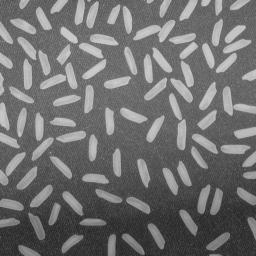
#> input picture Day3/ex3-2_segmentation/rice.png, 256 x 256 px, found by its file name
$ python 2.MophologicalOpening.py
#> lines starting #> are read from the running program, lines starting #| are printed output that depends on the picture; after the words box and inside, x2 and y2 are one past the last pixel; in counts of white or black regions, pixels touching at a corner belong together

"""
Morphological opening
- structural element(SE): kernel or mask
- erosion: erode foreground pixels -> remove noise (e.g., small blobs)
- dilation: dilate foreground pixels
- opening: erosion -> dilation
"""

import matplotlib.pyplot as plt
from skimage import io, filters, morphology
import numpy as np


try:  # running in Colab
    image = io.imread('./SDS/Day3/ex3-2_segmentation/rice.png')
#> image is the input picture: shape (256, 256); min 40, max 204, mean 111.2
except FileNotFoundError:  # running in Pycharm
    image = io.imread('./rice.png')

# background estimation using mophological opening
background = morphology.opening(image, morphology.disk(15))
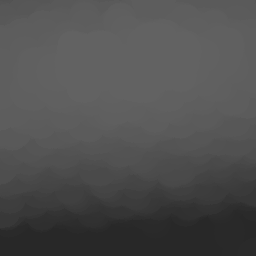
#> background: shape (256, 256); min 40, max 98, mean 79

# segmentation

image2 = image - background
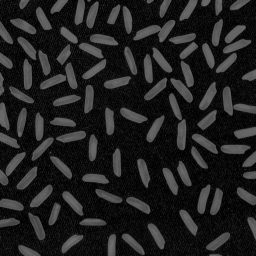
#> image2: shape (256, 256); min 0, max 113, mean 32.2
OstuTh = filters.threshold_otsu(image2, nbins=256)
#> OstuTh = 49
imageSegmented = image2 >= OstuTh
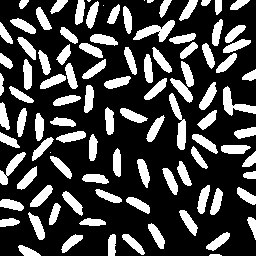
#> imageSegmented: shape (256, 256) bool; 27.1% white; 100 white regions (5 under 20 px), largest, box (x1, y1, x2, y2) and area: (133, 20, 175, 42) 404, (169, 93, 186, 150) 401, (223, 86, 256, 116) 376

# plot

plt.figure(figsize=(10, 20), dpi=150)
plt.subplot(2, 2, 1)
plt.imshow(image, cmap='gray', vmin=0, vmax=255)
plt.title('Original')
plt.subplot(2, 2, 2)
plt.imshow(background, cmap='gray', vmin=0, vmax=255)
plt.title('Background')
plt.subplot(2, 2, 3)
plt.imshow(image2, cmap='gray', vmin=0, vmax=255)
plt.title('Original - Background')
plt.subplot(2, 2, 4)
plt.imshow(imageSegmented, cmap='gray', vmin=0, vmax=1)
plt.title('Segmentation')

plt.show()
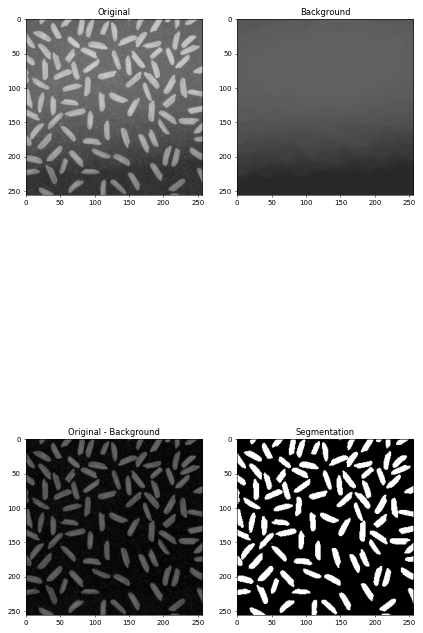
#> figure drawn by matplotlib, 4 panels
